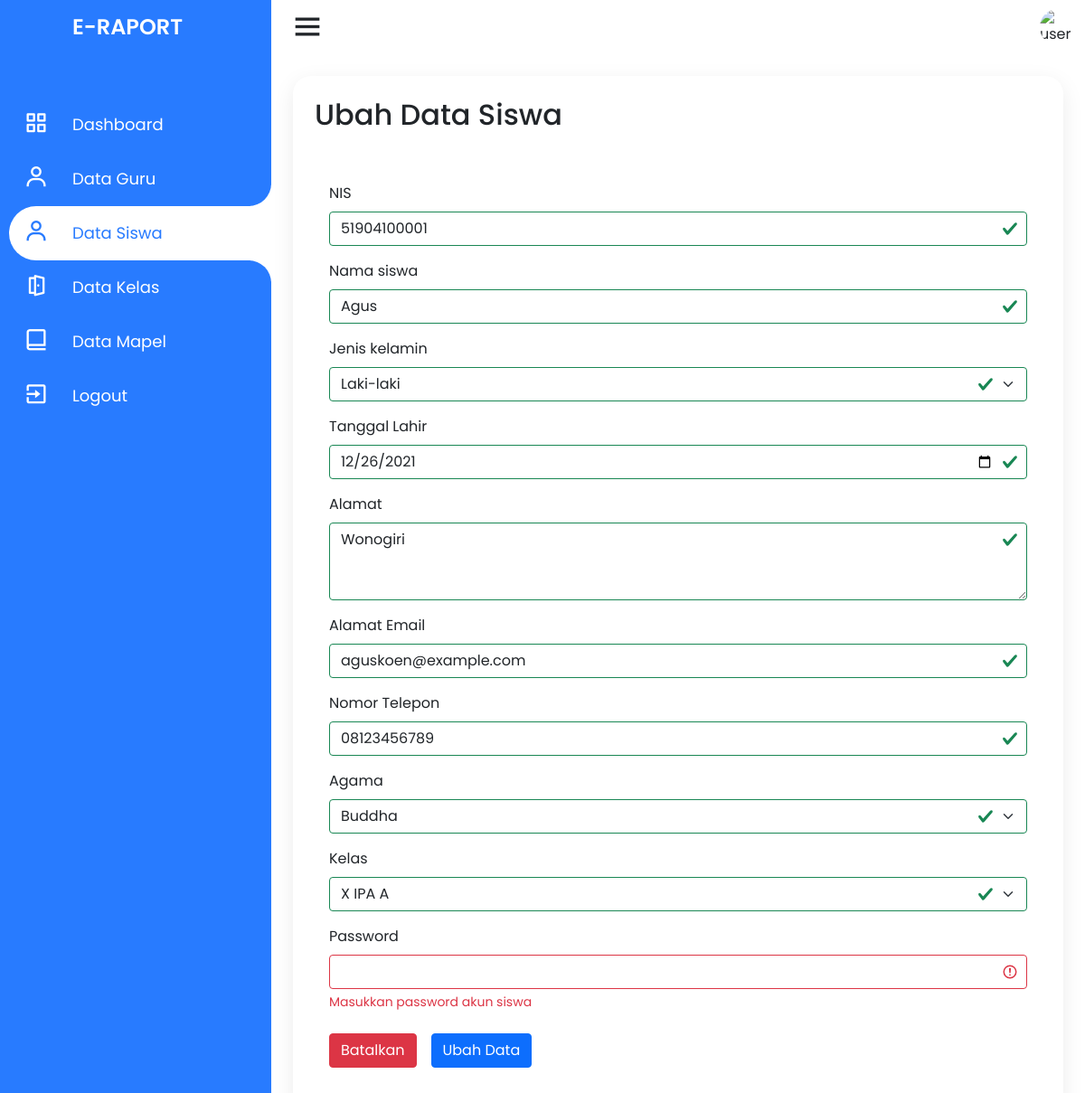
The app's page /admin/ubah-data-siswa?nis=51904100001 (signed in) with its own data.
### tables this page shows
CREATE TABLE `siswa` (
  `nis` varchar(11) NOT NULL,
  `nama_siswa` varchar(50) NOT NULL,
  `jenis_kelamin` enum('Laki-laki','Perempuan') NOT NULL,
  `alamat` text NOT NULL,
  `email` varchar(50) NOT NULL,
  `no_telp` varchar(14) NOT NULL,
  `agama` enum('Islam','Kristen','Katolik','Hindu','Buddha','Konghuchu') NOT NULL,
  `id_kelas` int(11) NOT NULL,
  `tanggal_lahir` date NOT NULL,
  `password` varchar(255) NOT NULL,
  PRIMARY KEY (`nis`),
  KEY `siswa_ibfk_1` (`id_kelas`),
  CONSTRAINT `siswa_ibfk_1` FOREIGN KEY (`id_kelas`) REFERENCES `kelas` (`id_kelas`) ON DELETE CASCADE ON UPDATE CASCADE
);

### admin/ubah-data-siswa.php (the view, shortened to what this page needs)
<?php
require_once dirname(__FILE__) . '/../connection.php';
if (isset($_GET['nis'])) {
    $siswaid = $_GET['nis'];
} else {
    header('location: data-siswa');
}
?>
<!DOCTYPE html>
<html lang="en" dir="ltr">
<head>
    <link rel="stylesheet" href="style.css">
    <link href='https://unpkg.com/boxicons@2.0.7/css/boxicons.min.css' rel='stylesheet'>
    <link href="https://cdn.jsdelivr.net/npm/bootstrap@5.1.3/dist/css/bootstrap.min.css" rel="stylesheet">
    <link rel="stylesheet" href="../assets/css/style.css">
</head>
<body>
    <div class="container">
        <div class="navigation">
            <ul>
                <li>
                    <a href="#">
                        <span class="icon"></span>
                        <h1 class="title">E-Raport</h1>
                    </a>
                </li>
                <li>
                    <a href="../index">
                        <span class="icon"><i class='bx bx-grid-alt'></i></span>
                        <span class="title">Dashboard</span>
                    </a>
                </li>
                <li>
                    <a href="data-guru">
                        <span class="icon"><i class='bx bx-user'></i></span>
                        <span class="title">Data Guru</span>
                    </a>
                </li>
                <li class="hovered">
                    <a href="data-siswa">
                        <span class="icon"><i class='bx bx-user'></i></span>
                        <span class="title">Data Siswa</span>
                    </a>
                </li>
                <li>
                    <a href="data-kelas">
                        <span class="icon"><i class='bx bx-door-open'></i></span>
                        <span class="title">Data Kelas</span>
                    </a>
                </li>
                <li>
                    <a href="data-mapel">
                        <span class="icon"><i class='bx bx-book-alt'></i></span>
                        <span class="title">Data Mapel</span>
                    </a>
                </li>
                <li>
                    <a href="../logout">
                        <span class="icon"><i class='bx bx-exit'></i></span>
                        <span class="title">Logout</span>
                    </a>
                </li>
            </ul>
        </div>
    </div>
    <div class="main">
        <div class="topbar">
            <div class="toggle">
                <i class='bx bx-menu'></i>
            </div>
            <div class="user">
                <img src="https://blogger.googleusercontent.com/img/a/AVvXsEiXyPi_rGT6jD0HngbJm7ynV-rF3rbepixGAznBNXQteWfrkWk1VvidfrFLeLr3E1slcwmf0jQ3ktsRI1Ga6xMOftHsDC1fbi9Oid8jOz0YX22jl6_i38Y5xbRuLrmoQm2O371YilOhD77YN1xeyibg4_B0qHWhOv24q9DoKzQokmiuruFKmPYKvX1zeA" alt="user">
            </div>
        </div>
        <div class="konten">
            <h2 class="konten_title">
                Ubah Data Siswa
            </h2>
            <div class="konten_isi">
                <?php
                $result_siswa = $conn->query("SELECT * FROM siswa WHERE nis = $siswaid LIMIT 1");
                if ($result_siswa && $result_siswa->num_rows > 0) {
                    while ($row = $result_siswa->fetch_assoc()) {
                ?>
                        <form action="../controller/action_siswa" method="post" class="konten_ubah_nilai was-validated">
                            <div class="mb-3">
                                <label for="nisSiswa" class="form-label">NIS</label>
                                <input type="text" name="nis" class="form-control" id="nisSiswa" required value="<?php echo $row['nis']; ?>">
                            </div>
                            <div class="mb-3">
                                <label for="namaSiswa" class="form-label">Nama siswa</label>
                                <input type="text" name="nama" class="form-control" id="namaSiswa" required value="<?php echo $row['nama_siswa']; ?>">
                            </div>
                            <div class="mb-3">
                                <label for="jkSiswa" class="form-label">Jenis kelamin</label>
                                <select name="jenkel" class="form-select" id="jkSiswa" required value="<?php echo $row['jenis_kelamin']; ?>">
                                    <option value="Laki-laki" selected>Laki-laki</option>
                                </select>
                            </div>
                            <div class="mb-3">
                                <label for="tanggalLahirSiswa" class="form-label">Tanggal Lahir</label>
                                <input type="date" name="tanggallahir" class="form-control" id="tanggalLahirSiswa" required value="<?php echo $row['tanggal_lahir']; ?>">
                            </div>
                            <div class="mb-3">
                                <label for="alamatSiswa" class="form-label">Alamat</label>
                                <textarea class="form-control" name="alamat" id="alamatSiswa" rows="3" required><?php echo $row['alamat']; ?></textarea>
                            </div>
                            <div class="mb-3">
                                <label for="emailSiswa" class="form-label">Alamat Email</label>
                                <input type="email" name="email" class="form-control" id="emailSiswa" placeholder="name@example.com" required value="<?php echo $row['email']; ?>">
                            </div>
                            <div class="mb-3">
                                <label for="noTelpSiswa" class="form-label">Nomor Telepon</label>
                                <input type="number" name="telepon" class="form-control" id="noTelpSiswa" placeholder="08123456789" required value="<?php echo $row['no_telp']; ?>">
                            </div>
                            <div class="mb-3">
                                <label for="agamaSiswa" class="form-label">Agama</label>
                                <select name="agama" class="form-select" id="agamaSiswa" required value="<?php echo $row['agama']; ?>">
                                    <option value="Buddha" selected>Buddha</option>
                                </select>
                            </div>
                            <div class="mb-3">
                                <label for="kelasSiswa" class="form-label">Kelas</label>
                                <select name="kelas" class="form-select" id="kelasSiswa" required value="<?php echo $row['id_kelas']; ?>">
                                    <?php
                                    $result_kelas = $conn->query("SELECT * FROM kelas");
                                    if ($result_kelas && $result_kelas->num_rows > 0) {
                                        while ($row = $result_kelas->fetch_assoc()) {
                                            echo "
                                    <option value='${row['id_kelas']}'>${row['nama_kelas']}</option>
                                ";
                                        }
                                    }
                                    ?>
                                </select>
                            </div>
                            <div class="mb-3">
                                <label for="passwordSiswa" class="form-label">Password</label>
                                <input type="password" name="passsiswa" class="form-control" id="passwordSiswa" required>
                                <div class="invalid-feedback">
                                    Masukkan password akun siswa
                                </div>
                            </div>
                            <div class="konten_ubah_nilai_opsi">
                                <button onclick="window.location.replace('../admin/data-siswa'); return false;" type="button" class="btn btn-danger">Batalkan</button>
                                <button type="submit" name="ubah-siswa" class="btn btn-primary">Ubah Data</button>
                            </div>
                        </form>
                <?php
                    }
                }
                ?>
            </div>
        </div>
    </div>
</body>
</html>

### assets/css/style.css (style rules this page uses)
* { margin: 0; padding: 0; box-sizing: border-box; font-family: 'Poppins', sans-serif; }
dl, ol, ul { padding: 0; margin: 0; }
:root { --blue: #287bff; --white: #fff; --grey: #f5f5f5; --black1: #222; --black2: #999; --pad-sm: 8px; --pad-md: 16px; --pad-lg: 24px; --pad-xl: 32px; --pad-xxl: 64px; }
body { min-height: 100vh; overflow-x: hidden; }
.container { position: relative; width: 100%; max-width: none; }
.navigation { left: 0; position: fixed; width: 300px; height: 100%; background: var(--blue); border-left: 10px solid var(--blue); transition: .5s; overflow: hidden; padding: 0; margin: 0; }
.navigation ul { position: absolute; top: 0; left: 0; width: 100%; }
.navigation ul li { position: relative; width: 100%; list-style: none; border-top-left-radius: 30px; border-bottom-left-radius: 30px; }
.navigation ul li:hover, .navigation ul li.hovered { background: var(--white); }
.navigation ul li:nth-child(1) { margin-bottom: 40px; pointer-events: none; }
.navigation ul li a { position: relative; display: block; width: 100%; display: flex; text-decoration: none; color: var(--white); }
.navigation ul li:hover a, .navigation ul li.hovered a { color: var(--blue); }
.navigation ul li a .icon { position: relative; display: block; min-width: 60px; height: 60px; line-height: 70px; text-align: center; }
.navigation ul li a .icon .bx { font-size: 1.75em; }
.navigation ul li a .title { position: relative; display: block; padding: 0 10px; height: 60px; line-height: 60px; text-align: start; white-space: nowrap; font-size: 18px; }
.navigation ul li h1 { text-transform: uppercase; font-weight: 600; font-size: 24px !important; }
.navigation ul li:hover a::before, .navigation ul li.hovered a::before { content: ''; position: absolute; right: 0; top: -50px; width: 50px; height: 50px; border-radius: 50%; box-shadow: 35px 35px 0 10px var(--white); pointer-events: none; }
.navigation ul li:hover a::after, .navigation ul li.hovered a::after { content: ''; position: absolute; right: 0; bottom: -50px; width: 50px; height: 50px; border-radius: 50%; box-shadow: 35px -35px 0 10px var(--white); pointer-events: none; }
.main { position: absolute; width: calc(100% - 300px); left: 300px; min-height: 100vh; background: var(--white); transition: .5s; }
.topbar { width: 100%; height: 60px; display: flex; justify-content: space-between; align-items: center; padding: 0 10px; }
.toggle { position: relative; width: 60px; height: 60px; display: flex; justify-content: center; align-items: center; font-size: 2.5em; cursor: pointer; }
.user { position: relative; width: 40px; height: 40px; border-radius: 50%; overflow: hidden; cursor: pointer; }
.user img { position: absolute; top: 0; left: 0; width: 100%; height: auto; object-fit: cover; }
.konten { display: block; padding: var(--pad-lg); margin: var(--pad-lg); position: relative; background: var(--white); border-radius: 20px; box-shadow: 0 7px 25px rgba(0, 0, 0, 0.08); border: none; overflow: hidden; }
.konten .konten_isi { overflow: hidden; padding: var(--pad-sm); }
.konten .konten_title, .konten .konten_isi .konten_pengaturan, .konten .konten_isi .konten_table, .konten .konten_isi .konten_nav { margin-bottom: var(--pad-lg); }
.konten .konten_ubah_nilai { margin: var(--pad-lg) var(--pad-sm); }
.konten .konten_ubah_nilai .konten_ubah_nilai_opsi { display: flex; margin-top: var(--pad-lg); }
.konten .konten_ubah_nilai button { margin-right: var(--pad-md); }

### records on screen
siswa: nis "51904100001", nama "Agus", jenkel "Laki-laki", tanggallahir "12/26/2021", alamat "Wonogiri", email "aguskoen@example.com", telepon "08123456789", agama "Buddha"

### other values on screen
form field kelas "X IPA A"
